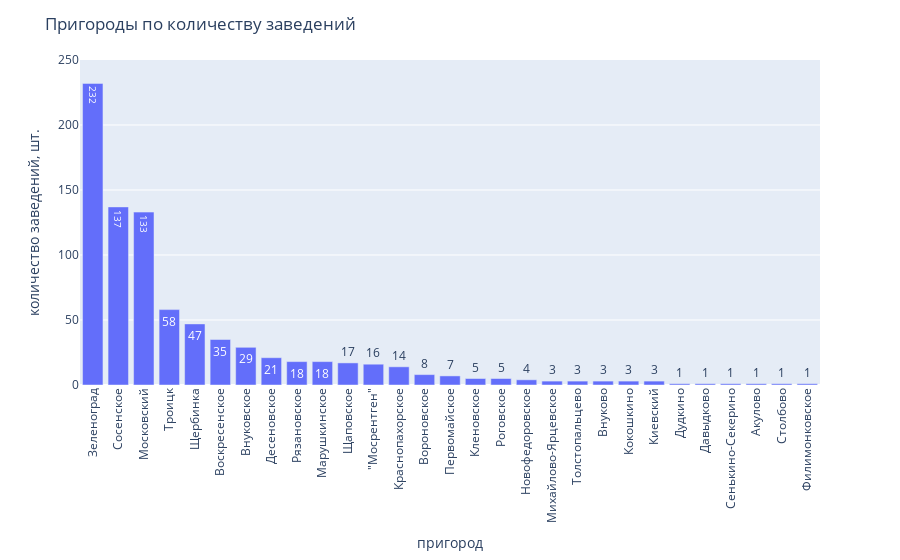

Notebook code cell kept with this figure:
### Markdown cell above
**Районы Москвы, где расположены топ-10 улиц с самым большим количество заведений**
*Данные из Википедии, т.к. мой внешний источник предоставляет только 1 район улицы*
1. улица Проспект Мира (8,9 км)
    * Мещанский район
    * Район Марьина Роща
    * Алексеевский район
    * Останкийнский район
    * район Свиблово
    * район Ростокино
2. улица Профсоюзная (9,3 км)
    * район Академический
    * район Коньково
    * район Обручевский
    * район теплый Стан
    * район черемушки
    * район Ясенево
3. улица Ленинградский проспект (5,6 км)
    * Беговой район
    * район Аэропорт
    * район Сокол
    * Хорошевский район
4. улица Пресненская набережная (0,55 км)
    * Пресненский район
5. улица Варшавское шоссе (22,5 км)
    * Донской район
    * район Нагатино-Садовники
    * район Нагорный
    * район Чертаново Северное
    * район Чертаново Центральное
    * район Чертаново Южное
    * район Южное Бутово
    * район Щербинка
6. улица Ленинский проспект (14 км)
    * район Якиманка
    * район Донской
    * район Гагаринский
    * район Ломоносовский
    * район Обручевский
    * район Теплый стан
    * район Проспект Вернадского
    * район Тропарево-Никулино
7. улица Вернадского проспект (8 км)
    * район Гагаринский
    * район Ломоносовский
    * район Раменки
    * район Проспект Вернадского
    * район Тропарево-Никулино
8. улица Кутузовский проспект(8,3 км)
    * район Дорогомилово
    * район Фили-Давыдково
9. улица Каширское шоссе (10,5 км до МКАД)
    * район Москворечье-Сабурово
    * район Орехово-Борисово Северное
    * район Орехово-Борисово Южное
    * район Нагатино-Садовники
10. улица Кировоградская (4,2 км)
    * район Чертаново Северное
    * район Чертаново Центральное
    * район Чертаново Южное

### Code cell
str_reg = df[df['area'] != 'Москва'].groupby('area').agg({
    'id':'count'}).reset_index().sort_values('id', ascending=False)

fig = px.bar(str_reg, x='area', y='id', text = 'id', labels={'area':'пригород', 'id':'количество заведений, шт.'})
fig.update_xaxes(tickangle=-90)
fig.update_yaxes(range=[0, 250])
fig.update_layout(title_text='Пригороды по количеству заведений')
fig.show()

### Figure 1 — Plotly figure (JSON) as saved in the notebook; plotly's stock layout.template omitted (floating-point values rounded to 4 significant figures)
{"data": [{"alignmentgroup": "True", "hovertemplate": "пригород=%{x}<br>количество заведений, шт.=%{text}<extra></extra>", "legendgroup": "", "marker": {"color": "#636efa"}, "name": "", "offsetgroup": "", "orientation": "v", "showlegend": false, "text": [232, 137, 133, 58, 47, 35, 29, 21, 18, 18, 17, 16, 14, 8, 7, 5, 5, 4, 3, 3, 3, 3, 3, 1, 1, 1, 1, 1, 1], "textposition": "auto", "type": "bar", "x": ["Зеленоград", "Сосенское", "Московский", "Троицк", "Щербинка", "Воскресенское", "Внуковское", "Десеновское", "Рязановское", "Марушкинское", "Щаповское", "\"Мосрентген\"", "Краснопахорское", "Вороновское", "Первомайское", "Кленовское", "Роговское", "Новофедоровское", "Михайлово-Ярцевское", "Толстопальцево", "Внуково", "Кокошкино", "Киевский", "Дудкино", "Давыдково", "Сенькино-Секерино", "Акулово", "Столбово", "Филимонковское"], "xaxis": "x", "y": [232, 137, 133, 58, 47, 35, 29, 21, 18, 18, 17, 16, 14, 8, 7, 5, 5, 4, 3, 3, 3, 3, 3, 1, 1, 1, 1, 1, 1], "yaxis": "y"}], "layout": {"barmode": "relative", "legend": {"tracegroupgap": 0}, "margin": {"t": 60}, "title": {"text": "Пригороды по количеству заведений"}, "xaxis": {"anchor": "y", "domain": [0, 1], "tickangle": -90, "title": {"text": "пригород"}}, "yaxis": {"anchor": "x", "domain": [0, 1], "range": [0, 250], "title": {"text": "количество заведений, шт."}}}}
